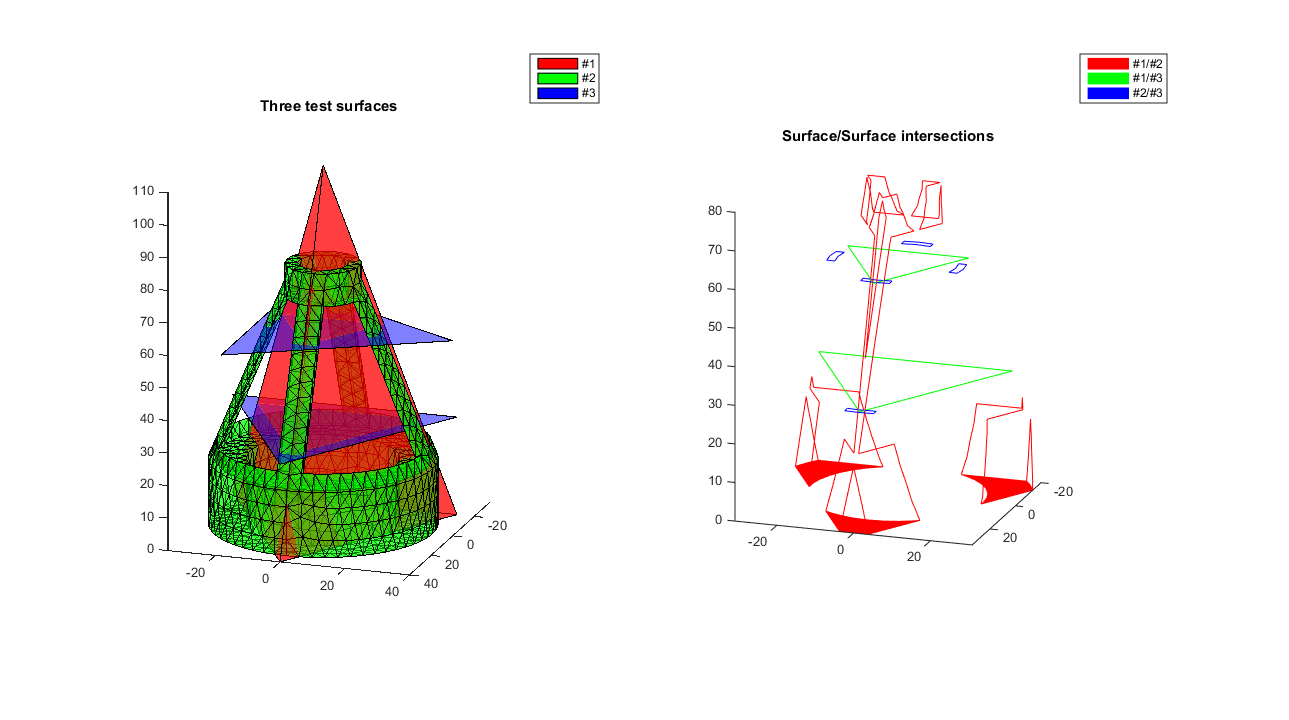
%> input picture SurfaceIntersection/SurfaceIntersection.png, 1289 x 720 px
$ octave --eval "TIFF_Image_Stack_Animation;"   (GNU Octave 9; MATLAB toolbox functions it lacks are replaced by stand-ins)
%> lines starting %> are read from the running program, lines starting %| are printed output that depends on the picture
### helpers/image/load_image_stack.m
function [images, filenames, folder] = load_image_stack(filter_spec, dialog_title, start_path, convert_mode)
%> called with filter_spec = '*.tiff', dialog_title = 'Select image stack'
% Interactive multi-file picker + loader for a stack of TIFF/PNG images.
%
% filter_spec : uigetfile filter spec, e.g. {'*.tiff';'*.png'} or '*.tiff'
% dialog_title: dialog box title (optional, default '')
% start_path  : folder to cd into before opening the dialog (optional, default pwd)
% convert_mode: 'gray' (default) drops any alpha channel and converts a
%               3-channel image to grayscale; 'none' returns each image
%               exactly as imread loaded it (needed when a caller wants to
%               inspect individual color channels, e.g. a Blue-channel ROI).
%
% Returns:
%   images    : 1xN cell array of images, native class as loaded
%   filenames : 1xN cellstr of selected filenames (no path)
%   folder    : folder the files were selected from, as returned by uigetfile
%
% Shared by TIFF_Analysis_Counts_from_Single_Peak.m, TIFF_Analysis_Counts_from_Double_Peak.m,
% TIFF_Analysis_SHG_from_WG.m, TIFF_Image_Stack_Animation.m, TIFF_Image_Stack_Average.m, and
% define_ROI_for_P2P_image.m, which each independently implemented this uigetfile-Multiselect
% + cellstr-normalize + imread loop.

    if nargin < 2 || isempty(dialog_title), dialog_title = ''; end
    if nargin < 3 || isempty(start_path), start_path = pwd; end
    if nargin < 4 || isempty(convert_mode), convert_mode = 'gray'; end

    if exist(start_path, 'dir')
        cd(start_path);
    end

    [filenames, folder] = uigetfile(filter_spec, dialog_title, 'Multiselect', 'on');
%> the answer given: ../SurfaceIntersection/SurfaceIntersection.png
    if isequal(filenames, 0)
        error('load_image_stack:noSelection', 'No file(s) selected.');
    end
    if ischar(filenames)
        filenames = {filenames};
    end
    Nf = numel(filenames);

    images = cell(1, Nf);
    for kf = 1:Nf
        I0 = imread(fullfile(folder, filenames{kf}));
%> I0 is the input picture: size 720x1289x3 uint8; mean R, G, B 243, 241.7, 238.2
        if strcmp(convert_mode, 'gray')
            if size(I0,3) == 4
                I0 = I0(:,:,1:3);
            end
            if size(I0,3) == 3
                I0 = rgb2gray(I0);
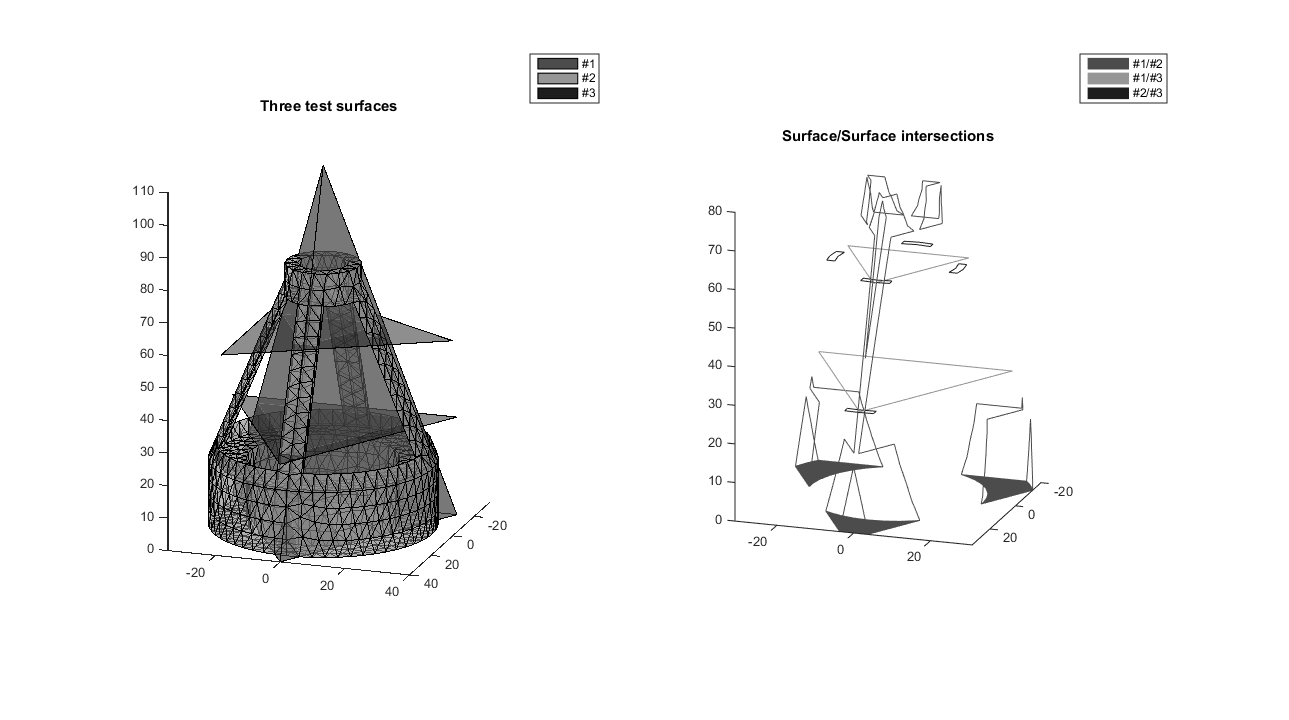
%> I0: size 720x1289 uint8; min 0, max 255, mean 241.7
            end
        end
        images{kf} = I0;
    end

    fprintf('Loaded %d image(s) from %s\n', Nf, folder);
end

### image_analysis/TIFF_Image_Stack_Animation.m
% 1. Open TIFF containing a single peak
%
function TIFF_Image_Stack_Animation()
    addpath('G:\My Drive\Analyses(BF)\Matlab\UVQgit\helpers\image');
    close all;
    clear;

    start_path = 'G:\Shared drives\Corp Main\Engineering\LAB EXPERIMENTS\2024_09_23_LabData\2024_09_24_UvqA-sd7_Lwgwh520id19.1__SHG_Search_UVImages';

    %% select IMAGE STACK
    [images, filenames, ~] = load_image_stack('*.tiff', 'Select image stack', start_path); %#ok<ASGLU>
%> images = 1 item; filenames = {'SurfaceIntersection.png'}
    Nf = numel(images);
%> Nf = 1

    %% Read All Files (find center peak of each)
    DAT.I0 = cellfun(@double, images, 'UniformOutput', false);
%> DAT.I0 = 1 item
    for kf = 1:Nf
        DAT.peaks{kf} = find_image_peak(DAT.I0{kf});
    end
%> this loop made 1 pass
%> imax in find_image_peak on pass 1: 6571
%> pass 1, in find_image_peak, `A = conv2(I0, ones(10)) / 100;`:
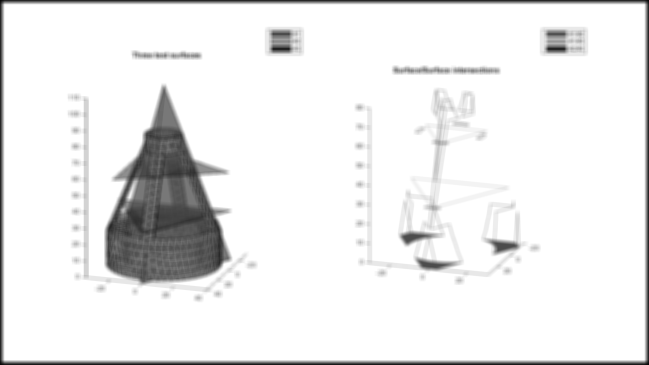
%> A: size 729x1298 double (shown at 1/2 size); min 2.55, max 255, mean 237

    %% select BG IMAGE
    cd(start_path);
    [BG_filename, BG_path] = uigetfile('*.tiff', 'Select background image', 'Multiselect', 'off');
%> the answer given: ../SurfaceIntersection/SurfaceIntersection.png
    if isequal(BG_filename, 0)
        error('No background image selected.');
    end

    %% Read BG Image
    BG.I0 = imread(fullfile(BG_path, BG_filename));
    if size(BG.I0,3) == 4
        BG.I0 = BG.I0(:,:,1:3);
    end
    if size(BG.I0,3) == 3
        BG.I0 = rgb2gray(BG.I0);
    end
    BG.I0 = double(BG.I0);
    BG.peak = find_image_peak(BG.I0);
%> BG.peak = {maxval 255, r 10, c 10}

    %% Define ROI
    ROI.r1 = BG.peak.r - 50;
%> ROI.r1 = -40
    ROI.r2 = BG.peak.r + 50;
%> ROI.r2 = 60
    ROI.c1 = BG.peak.c - 50;
%> ROI.c1 = -40
    ROI.c2 = BG.peak.c + 50;
%> ROI.c2 = 60
%> the loop in TIFF_Image_Stack_Animation, `for kf = 1:Nf` made 1 pass

    %% Generate Animation
    hf = figure;
    for kf = 1:Nf
        figure(hf);
%> the run ends on the next line
        I1 = DAT.I0{kf}(ROI.r1:ROI.r2, ROI.c1:ROI.c2) - BG.I0(ROI.r1:ROI.r2, ROI.c1:ROI.c2);
% [12 lines not run here, left out]
function peak = find_image_peak(I0)
    A = conv2(I0, ones(10)) / 100;
    [peak.maxval, imax] = max(A(:));
    [peak.r, peak.c] = ind2sub(size(A), imax);
end
